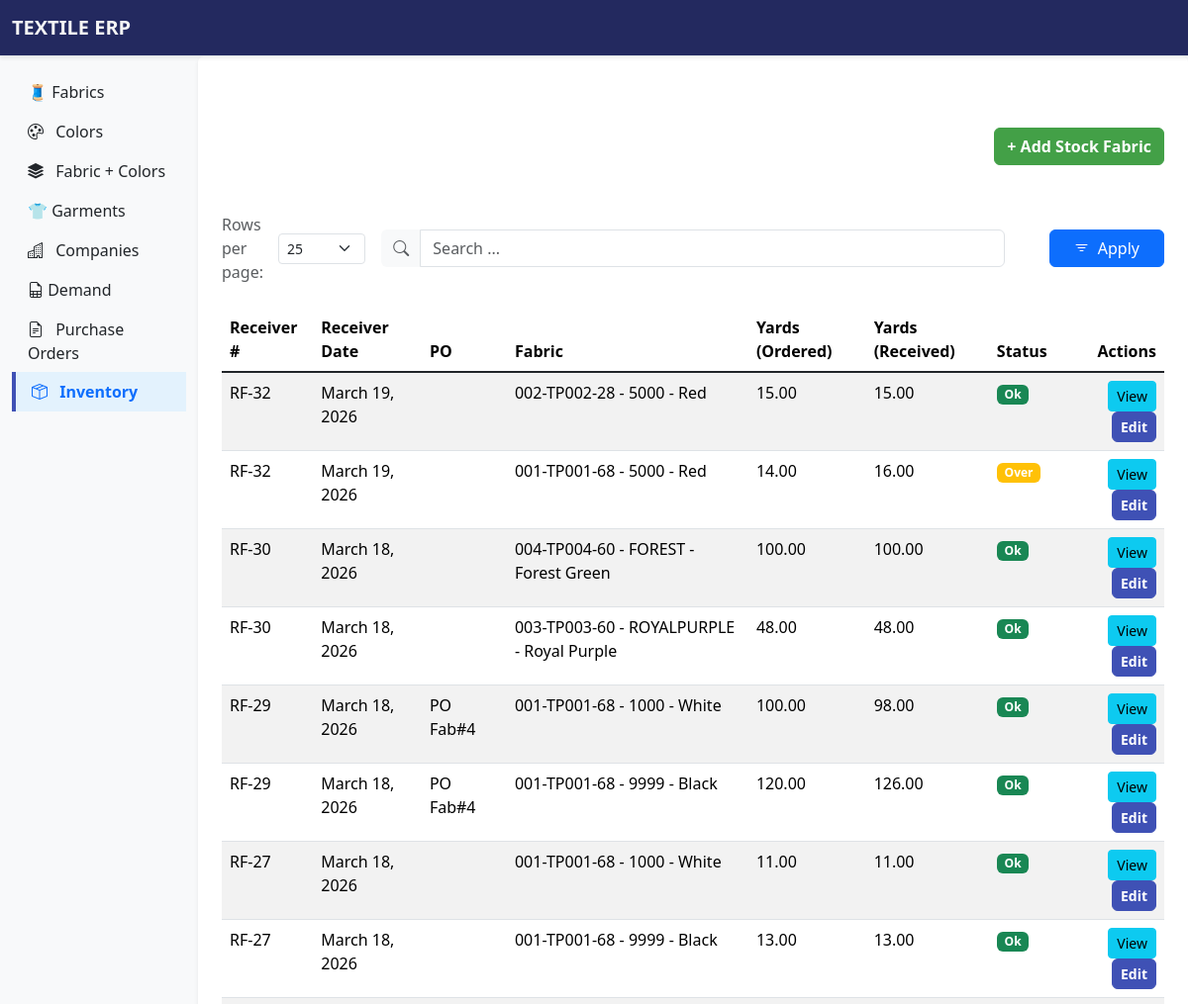
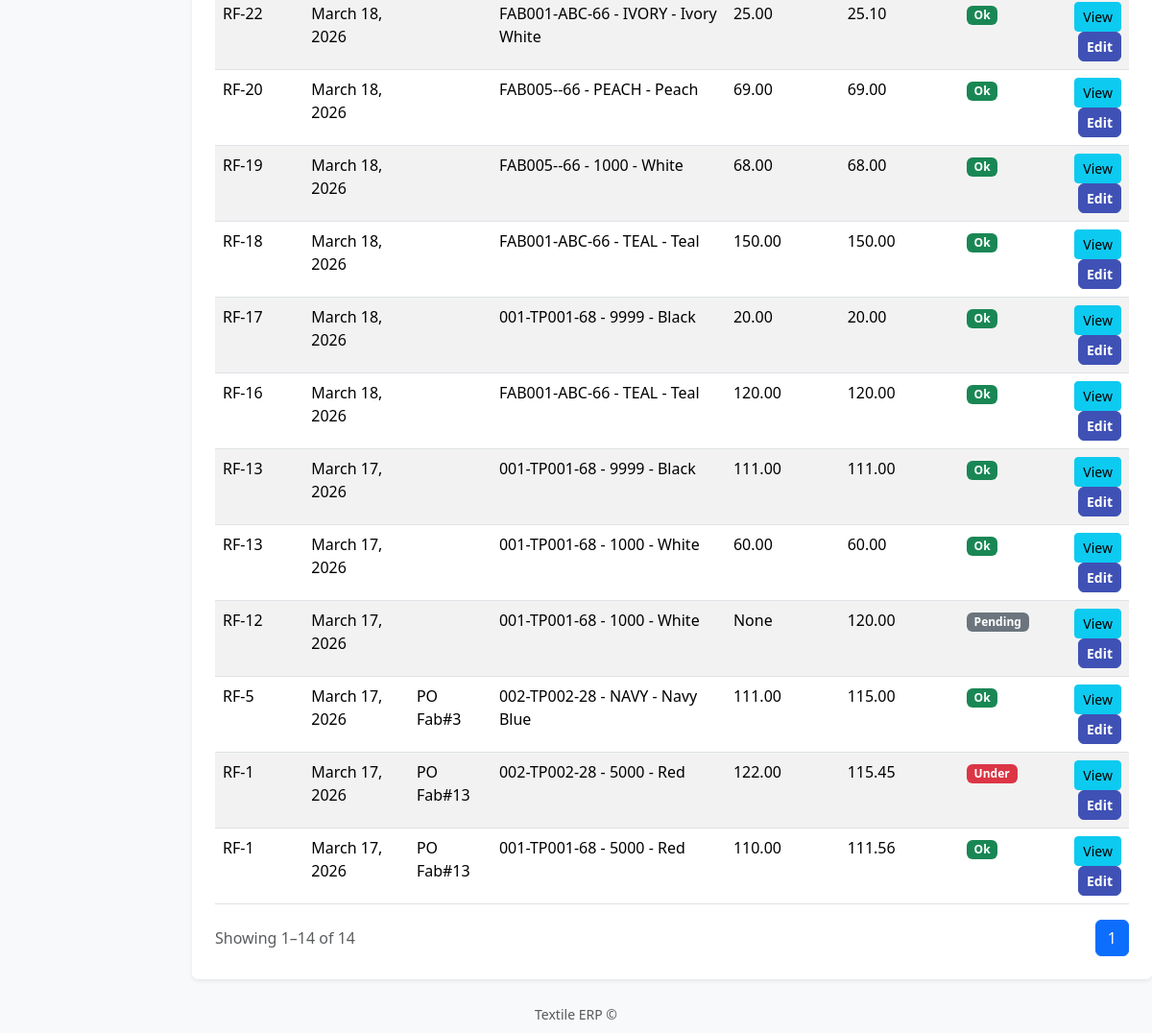
Screenshot of /inventory/ with the database file from the repository (2 pictures, top to bottom).
### apps/inventory/models.py (models this page shows, shortened)
class InventoryReceiptLine(models.Model):
    STATUS_PENDING = "PENDING"
    STATUS_OK = "OK"
    STATUS_UNDER = "UNDER"
    STATUS_OVER = "OVER"
    STATUS_CHOICES = [
        (STATUS_PENDING, "Pending"),
        (STATUS_OK, "Ok"),
        (STATUS_UNDER, "Under"),
        (STATUS_OVER, "Over"),
    ]
    receipt = models.ForeignKey(
        InventoryReceipt,
        on_delete=models.CASCADE,
        related_name="lines",
    )
    fabric = models.ForeignKey(FabricColor, on_delete=models.PROTECT)
    po_fabric = models.ForeignKey(
        PurchaseOrderFabrics,
        on_delete=models.SET_NULL,
        null=True,
        blank=True,
        related_name="receipt_lines",
    )
    expected_yards = models.DecimalField(
        max_digits=10, decimal_places=2, null=True, blank=True
    )
    received_yards = models.DecimalField(max_digits=10, decimal_places=2)
    tolerance_percent = models.DecimalField(
        max_digits=5, decimal_places=2, default=5
    )
    status = models.CharField(
        max_length=10, choices=STATUS_CHOICES, default=STATUS_PENDING
    )
    created_at = models.DateTimeField(auto_now_add=True)
    updated_at = models.DateTimeField(auto_now=True)

class InventoryReceipt(models.Model):
    receipt_number = models.CharField(max_length=30, unique=True)
    purchase_order = models.ForeignKey(
        PurchaseOrder,
        null=True,
        blank=True,
        on_delete=models.PROTECT,
        related_name="receipts",
    )
    received_date = models.DateField(default=timezone.now)
    created_by = models.ForeignKey(
        settings.AUTH_USER_MODEL,
        null=True,
        blank=True,
        on_delete=models.SET_NULL,
        related_name="inventory_receipts",
    )
    notes = models.TextField(blank=True)
    is_active = models.BooleanField(default=True)

### apps/fabrics/models.py (models this page shows, shortened)
class FabricColor(models.Model):
    fabric = models.ForeignKey(Fabric, on_delete=models.CASCADE)
    color = models.ForeignKey(Color, on_delete=models.CASCADE)
    lab_dip = models.CharField(max_length=20, blank=True)
    price = models.DecimalField(max_digits=6, decimal_places=2)
    is_active = models.BooleanField(default=True)
    class Meta:
        constraints = [
            models.UniqueConstraint(
                fields=['fabric', 'color'],
                name='unique_fabric_color',
                violation_error_message="This fabric & color is already registered."
            )
        ]
    def __str__(self):
        return f"{self.fabric.item_merged} - {self.color.color_name}"

class Fabric(models.Model):
    open_or_tubular = [
        ('open', 'Open'),
        ('tubular', 'Tubular')
    ]
    item_code = models.CharField(max_length=50, unique=True)
    vendor_code = models.CharField(max_length=50)
    vendor = models.ForeignKey(Vendor, on_delete=models.CASCADE)
    fabric_class = models.CharField(max_length=50)
    content = models.CharField(max_length=100)
    weight = models.DecimalField(max_digits=6, decimal_places=2)
    country_of_origin = models.CharField(max_length=50)
    open_or_tubular = models.CharField(choices=open_or_tubular)
    yarn_type = models.CharField(max_length=50, blank=True, null=True)
    yarn_size = models.CharField(max_length=50, blank=True, null=True)
    cuttable = models.IntegerField()
    is_active = models.BooleanField(default=True)
    @property
    def item_merged(self):
        return f"{self.item_code}-{self.vendor_code}-{self.cuttable}"

### apps/colors/models.py (models this page shows, shortened)
class Color(models.Model):
    name = models.CharField(max_length=50)
    code = models.CharField(max_length=50, unique=True)
    hex_value = models.CharField(max_length=7, blank=True, null=True)
    created_by = models.CharField(max_length=150, blank=True, null=True)
    created_at = models.DateTimeField(auto_now_add=True)  # fecha de creación automática
    is_active = models.BooleanField(default=True)
    @property
    def color_name(self):
        return f"{self.code} - {self.name}"

### apps/pos/models.py (models this page shows, shortened)
class PurchaseOrder(models.Model):
    STATUS_CHOICES = [
        ("OPEN", "Open"),
        ("APPROVED", "Approved"),
        ("RECEIVED", "Received"),
        ("CLOSED", "Closed"),
    ]
    po_number = models.CharField(max_length=20, unique=True)
    vendor = models.ForeignKey(Vendor, on_delete=models.PROTECT, related_name="purchase_orders")
    demand = models.ForeignKey(Demand, on_delete=models.SET_NULL, related_name="purchase_orders", blank=True, null=True
    )
    order_date = models.DateField(default=timezone.now)
    expected_delivery = models.DateField(blank=True, null=True)
    status = models.CharField(max_length=20, choices=STATUS_CHOICES, default="OPEN")
    is_active = models.BooleanField(default=True)

### apps/inventory/views.py (the view, shortened to what this page needs)
# urls.py: path('', views.inventory_list, name="inventory_list"),
def inventory_list(request):
    q = request.GET.get('q')
    DEFAULT_ROWS_PER_PAGE = 25 # default to 25
    rows_per_page = request.GET.get('rowsPerPage', DEFAULT_ROWS_PER_PAGE)
    try:
        rows_per_page = int(rows_per_page)
    except ValueError:
        rows_per_page = DEFAULT_ROWS_PER_PAGE
    receivers = InventoryReceipt.objects.select_related('purchase_order', 'created_by').order_by('-id')
    paginator = Paginator(receivers, rows_per_page)
    page_number = request.GET.get('page')
    page_obj = paginator.get_page(page_number)
    return render(request, 'inventory/inventory_list.html', {'page_obj': page_obj,
                                                 'rows_per_page': rows_per_page})

### apps/inventory/templates/inventory/inventory_list.html (shortened to what this page needs)
{% extends 'base.html' %}
{% block content %}
<div class="mt-5">
    <div class="d-flex justify-content-between align-items-center mb-3">
        <a href="{% url 'inventory:create_receipt_free' %}" class="btn btn-add">+ Add Stock Fabric</a>
    </div>
</div>
<div class="mt-5">
    {% include '_search_form.html' %}
</div>
{% include 'inventory/_inventory_table.html' %}
{% endblock %}

### apps/inventory/templates/inventory/_inventory_table.html (shortened to what this page needs)
<div class="table-responsive">
    <table class="table table-striped table-hover">
        <thead>
            <tr>
                <th scope="col">Receiver #</th>
                <th scope="col">Receiver Date</th>
                <th scope="col">PO</th>
                <th scope="col">Fabric</th>
                <th scope="col">Yards (Ordered)</th>
                <th scope="col">Yards (Received)</th>
                <th scope="col">Status</th>
                <th class="text-end">Actions</th>
            </tr>
        </thead>
        <tbody class="table-group-divider">
            {% for inventory_row in page_obj %}
            {% for receiver_row in inventory_row.lines.all %}
            <tr>
                <td>{{ receiver_row.receipt.receipt_number }}</td>
                <td>{{ receiver_row.receipt.received_date }}</td>
                <td>{{ receiver_row.receipt.purchase_order.po_number }}</td>
                <td>{{ receiver_row.fabric }}</td>
                <td>{{ receiver_row.expected_yards }}</td>
                <td>{{ receiver_row.received_yards }}</td>
                <td>
                    <span
                        class="badge {% if receiver_row.status == 'UNDER' %}bg-danger{% elif receiver_row.status == 'OVER' %}bg-warning{% elif receiver_row.status == 'OK' %}bg-success{% else %}bg-secondary{% endif %}">
                        {{ receiver_row.get_status_display }}
                    </span>
                </td>
                <td class="text-end">
                    <a href="{% url 'inventory:receipt_detail' receipt_id=receiver_row.receipt.id %}"
                        class="btn btn-sm btn-info">View</a>
                    <a href="{% url 'inventory:edit_receipt' receipt_id=receiver_row.receipt.id %}"
                        class="btn btn-sm btn-edit">Edit</a>
                </td>
            </tr>
            {% endfor %}
            {% endfor %}
        </tbody>
    </table>
    <div class="d-flex justify-content-between align-items-center mt-3">
        <div class="text-muted">
            Showing {{ page_obj.start_index }}–{{ page_obj.end_index }} of {{ page_obj.paginator.count }}
        </div>
        <nav>
            <ul class="pagination mb-0">
                {% for num in page_obj.paginator.page_range %}
                {% if num == page_obj.number %}
                <li class="page-item active"><span class="page-link">{{ num }}</span></li>
                {% else %}
                <li class="page-item">
                    <a class="page-link" href="?q={{ q }}&rowsPerPage={{ rows_per_page }}&page={{ num }}">{{ num }}</a>
                </li>
                {% endif %}
                {% endfor %}
            </ul>
        </nav>
    </div>
</div>

### static/css/base.css (style rules this page uses)
.btn-add { background-color: #43a047; border-color: #43a047; border-radius: 6px; font-weight: 600; color: #fff; }
.btn-edit { background-color: #3f51b5; border-color: #3f51b5; color: #fff; border-radius: 6px; font-weight: 600; }

### rows the page displays
InventoryReceiptLine: receipt.receipt_number "RF-32", receipt.received_date "March 19, 2026", fabric "002-TP002-28 - 5000 - Red", expected_yards "15.00", received_yards "15.00", status "Ok"
InventoryReceiptLine: receipt.receipt_number "RF-32", receipt.received_date "March 19, 2026", fabric "001-TP001-68 - 5000 - Red", expected_yards "14.00", received_yards "16.00", status "Over"
InventoryReceiptLine: receipt.receipt_number "RF-30", receipt.received_date "March 18, 2026", fabric "004-TP004-60 - FOREST - Forest Green", expected_yards "100.00", received_yards "100.00", status "Ok"
InventoryReceiptLine: receipt.receipt_number "RF-30", receipt.received_date "March 18, 2026", fabric "003-TP003-60 - ROYALPURPLE - Royal Purple", expected_yards "48.00", received_yards "48.00", status "Ok"
InventoryReceiptLine: receipt.receipt_number "RF-29", receipt.received_date "March 18, 2026", receipt.purchase_order.po_number "PO Fab#4", fabric "001-TP001-68 - 1000 - White", expected_yards "100.00", received_yards "98.00", status "Ok"
InventoryReceiptLine: receipt.receipt_number "RF-29", receipt.received_date "March 18, 2026", receipt.purchase_order.po_number "PO Fab#4", fabric "001-TP001-68 - 9999 - Black", expected_yards "120.00", received_yards "126.00", status "Ok"
InventoryReceiptLine: receipt.receipt_number "RF-27", receipt.received_date "March 18, 2026", fabric "001-TP001-68 - 1000 - White", expected_yards "11.00", received_yards "11.00", status "Ok"
InventoryReceiptLine: receipt.receipt_number "RF-27", receipt.received_date "March 18, 2026", fabric "001-TP001-68 - 9999 - Black", expected_yards "13.00", received_yards "13.00", status "Ok"
InventoryReceiptLine: receipt.receipt_number "RF-22", receipt.received_date "March 18, 2026", fabric "FAB001-ABC-66 - IVORY - Ivory White", expected_yards "25.00", received_yards "25.10", status "Ok"
InventoryReceiptLine: receipt.receipt_number "RF-20", receipt.received_date "March 18, 2026", fabric "FAB005--66 - PEACH - Peach", expected_yards "69.00", received_yards "69.00", status "Ok"
InventoryReceiptLine: receipt.receipt_number "RF-19", receipt.received_date "March 18, 2026", fabric "FAB005--66 - 1000 - White", expected_yards "68.00", received_yards "68.00", status "Ok"
InventoryReceiptLine: receipt.receipt_number "RF-18", receipt.received_date "March 18, 2026", fabric "FAB001-ABC-66 - TEAL - Teal", expected_yards "150.00", received_yards "150.00", status "Ok"
InventoryReceiptLine: receipt.receipt_number "RF-17", receipt.received_date "March 18, 2026", fabric "001-TP001-68 - 9999 - Black", expected_yards "20.00", received_yards "20.00", status "Ok"
InventoryReceiptLine: receipt.receipt_number "RF-16", receipt.received_date "March 18, 2026", fabric "FAB001-ABC-66 - TEAL - Teal", expected_yards "120.00", received_yards "120.00", status "Ok"
InventoryReceiptLine: receipt.receipt_number "RF-13", receipt.received_date "March 17, 2026", fabric "001-TP001-68 - 9999 - Black", expected_yards "111.00", received_yards "111.00", status "Ok"
InventoryReceiptLine: receipt.receipt_number "RF-13", receipt.received_date "March 17, 2026", fabric "001-TP001-68 - 1000 - White", expected_yards "60.00", received_yards "60.00", status "Ok"
InventoryReceiptLine: receipt.receipt_number "RF-12", receipt.received_date "March 17, 2026", fabric "001-TP001-68 - 1000 - White", expected_yards "None", received_yards "120.00", status "Pending"
InventoryReceiptLine: receipt.receipt_number "RF-5", receipt.received_date "March 17, 2026", receipt.purchase_order.po_number "PO Fab#3", fabric "002-TP002-28 - NAVY - Navy Blue", expected_yards "111.00", received_yards "115.00", status "Ok"
InventoryReceiptLine: receipt.receipt_number "RF-1", receipt.received_date "March 17, 2026", receipt.purchase_order.po_number "PO Fab#13", fabric "002-TP002-28 - 5000 - Red", expected_yards "122.00", received_yards "115.45", status "Under"
InventoryReceiptLine: receipt.receipt_number "RF-1", receipt.received_date "March 17, 2026", receipt.purchase_order.po_number "PO Fab#13", fabric "001-TP001-68 - 5000 - Red", expected_yards "110.00", received_yards "111.56", status "Ok"

### other values shown
{{ page_obj.start_index }} "1"
{{ page_obj.end_index }} "14"
{{ page_obj.paginator.count }} "14"
{{ num }} "1"
